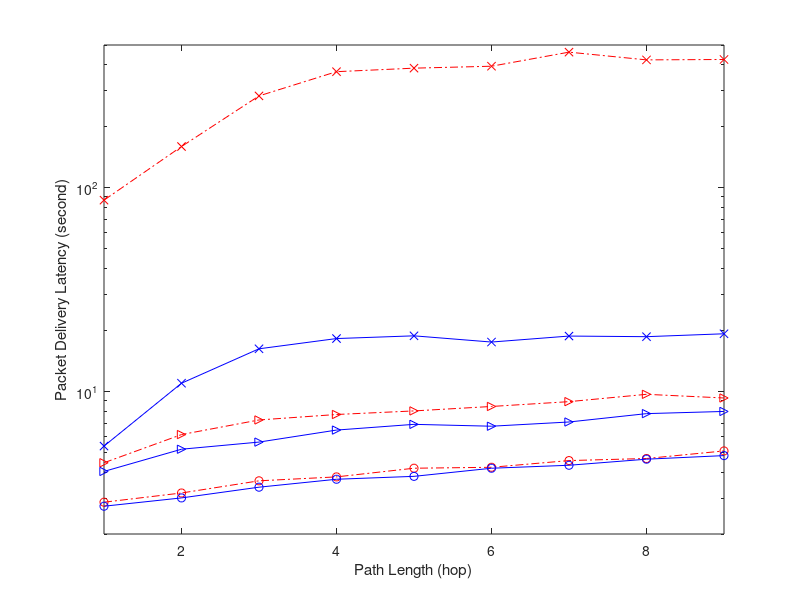

This chart was generated by the following MATLAB code: (Note: this script raises an error after producing the figure.)
% Plot Packet delivery latency, fixed \xi = 14, arrival rate=0.1,0.2,0.3
% PRI-basic, PRI-ASM (adaptive schedule maintaince)
basic_1=[2.864066651
3.177789385
3.646370402
3.811748932
4.203545673
4.247964343
4.582500801
4.691246771
5.109877522
];
asm_1=[2.73704508
3.006157146
3.393131762
3.711142584
3.835001423
4.202388985
4.346566417
4.654733936
4.847195443
];
basic_2=[4.471143981
6.146629674
7.248801458
7.71073921
8.02730243
8.442314828
8.914136109
9.682813839
9.290096485];
asm_2=[4.053849158
5.209342714
5.646541435
6.466746769
6.898723658
6.754528271
7.084409548
7.786216977
7.980593218
    ];
basic_3=[86.72831351
158.8845736
281.3979687
369.9797308
384.9651319
393.4587598
461.2631822
422.6704391
424.5665555
    ];
asm_3=[5.396854387
10.97584663
16.18956862
18.17447902
18.74254823
17.47186541
18.69322432
18.56323959
19.18170882
    ];

figure;
hold off;
chain_hops=1:1:9;
semilogy(chain_hops,basic_1,'ro-.');
hold on;
semilogy(chain_hops,basic_2,'r>-.');
semilogy(chain_hops,basic_3,'rx-.');


semilogy(chain_hops,asm_1,'bo-');
semilogy(chain_hops,asm_2,'b>-');
semilogy(chain_hops,asm_3,'bx-');

% set(gca,'XTick',0.05:0.05:0.5);
% set(gca,'XTickLabel',0.05:0.05:0.5);
%set(gca,'Xdir','reverse')
axis([1 9 2 500]);
xlabel('Path Length (hop)');
ylabel('Packet Delivery Latency (second)');
legend('PRI-basic, 0.1','PRI-basic, 0.15','PRI-basic, 0.2', ...
    'PRI-ASM, 0.1','PRI-ASM, 0.15','PRI-ASM, 0.2',1);
% grid on;
